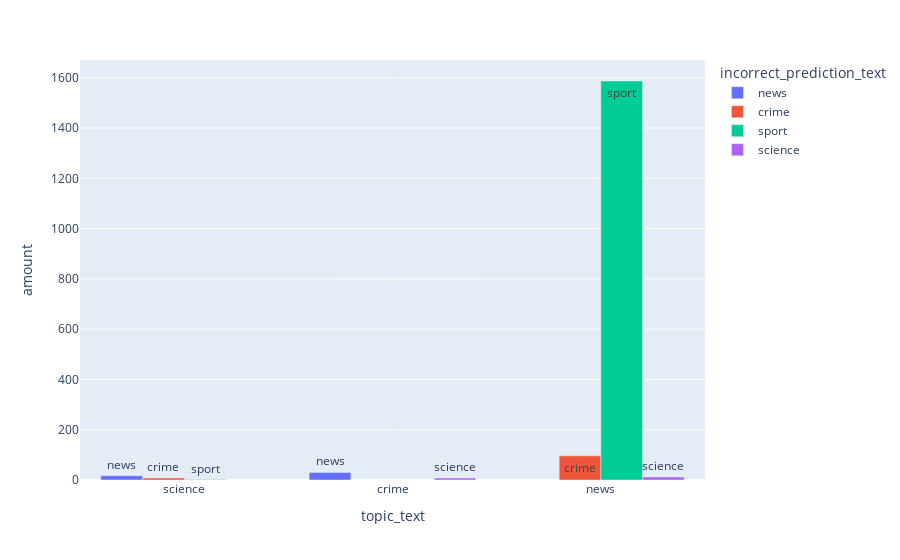

Source (notebook cell):
### Code cell
# News is the worst by far, but let's see what it is mistaken for
# gather all the prediction values
all_predictions = submission_test_clean.groupby(['topic_num', 'correct_prediction'])['prediction'].value_counts().to_dict()

# put into dataframe for easy plotting
wrong_guesses = pd.DataFrame([{'topic' : k[0], 'incorrect_prediction':k[2], 'amount' : v} for k,v in all_predictions.items() if not k[1]])

#mapping the text for the prediction categories
wrong_guesses['incorrect_prediction_text'] = wrong_guesses['incorrect_prediction'].map(inverse_topic_map)
wrong_guesses['topic_text'] = wrong_guesses['topic'].map(inverse_topic_map)

wrong_plot = px.bar(wrong_guesses, 
    x='topic_text', 
    y='amount',
    text='incorrect_prediction_text', 
    color='incorrect_prediction_text',
    barmode='group',
)
                   
wrong_plot.show()

### Figure 1 — Plotly figure (JSON) as saved in the notebook; plotly's stock layout.template omitted (floating-point values rounded to 4 significant figures)
{"data": [{"alignmentgroup": "True", "hovertemplate": "incorrect_prediction_text=%{text}<br>topic_text=%{x}<br>amount=%{y}<extra></extra>", "legendgroup": "news", "marker": {"color": "#636efa", "pattern": {"shape": ""}}, "name": "news", "offsetgroup": "news", "orientation": "v", "showlegend": true, "text": ["news", "news"], "textposition": "auto", "type": "bar", "x": ["science", "crime"], "xaxis": "x", "y": [17, 30], "yaxis": "y"}, {"alignmentgroup": "True", "hovertemplate": "incorrect_prediction_text=%{text}<br>topic_text=%{x}<br>amount=%{y}<extra></extra>", "legendgroup": "crime", "marker": {"color": "#EF553B", "pattern": {"shape": ""}}, "name": "crime", "offsetgroup": "crime", "orientation": "v", "showlegend": true, "text": ["crime", "crime"], "textposition": "auto", "type": "bar", "x": ["science", "news"], "xaxis": "x", "y": [8, 96], "yaxis": "y"}, {"alignmentgroup": "True", "hovertemplate": "incorrect_prediction_text=%{text}<br>topic_text=%{x}<br>amount=%{y}<extra></extra>", "legendgroup": "sport", "marker": {"color": "#00cc96", "pattern": {"shape": ""}}, "name": "sport", "offsetgroup": "sport", "orientation": "v", "showlegend": true, "text": ["sport", "sport"], "textposition": "auto", "type": "bar", "x": ["science", "news"], "xaxis": "x", "y": [2, 1587], "yaxis": "y"}, {"alignmentgroup": "True", "hovertemplate": "incorrect_prediction_text=%{text}<br>topic_text=%{x}<br>amount=%{y}<extra></extra>", "legendgroup": "science", "marker": {"color": "#ab63fa", "pattern": {"shape": ""}}, "name": "science", "offsetgroup": "science", "orientation": "v", "showlegend": true, "text": ["science", "science"], "textposition": "auto", "type": "bar", "x": ["crime", "news"], "xaxis": "x", "y": [8, 12], "yaxis": "y"}], "layout": {"barmode": "group", "legend": {"title": {"text": "incorrect_prediction_text"}, "tracegroupgap": 0}, "margin": {"t": 60}, "xaxis": {"anchor": "y", "domain": [0, 1], "title": {"text": "topic_text"}}, "yaxis": {"anchor": "x", "domain": [0, 1], "title": {"text": "amount"}}}}
